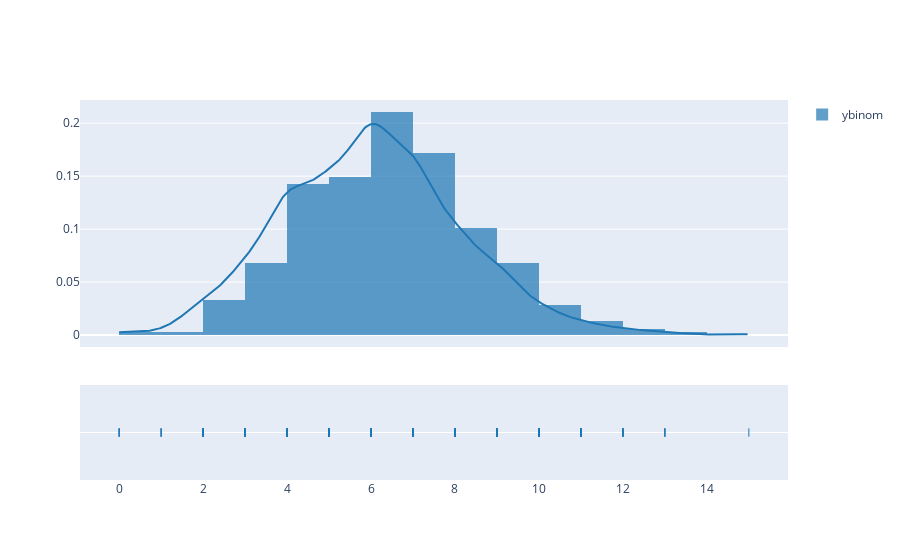

Notebook code cell kept with this figure:
### Markdown cell above
Could not do part a because it looks like there's no clear diagnostic distribution plot library in python, maybe I'll revisit this question at a later time.

### Code cell
# Kernel density plot
labels = ['ybinom']
data = [obs]
kde = ff.create_distplot(data, labels)
kde.show()

### Figure 1 — Plotly figure (JSON) as saved in the notebook; plotly's stock layout.template omitted (floating-point values rounded to 4 significant figures; data arrays with more than 128 entries replaced by an {"elided": "..."} marker saying what was removed)
{"data": [{"autobinx": false, "histnorm": "probability density", "legendgroup": "ybinom", "marker": {"color": "rgb(31, 119, 180)"}, "name": "ybinom", "opacity": 0.7, "type": "histogram", "x": {"elided": "1000 int values"}, "xaxis": "x", "xbins": {"end": 15, "size": 1, "start": 0}, "yaxis": "y"}, {"legendgroup": "ybinom", "marker": {"color": "rgb(31, 119, 180)"}, "mode": "lines", "name": "ybinom", "showlegend": false, "type": "scatter", "x": {"elided": "500 float values"}, "xaxis": "x", "y": {"elided": "500 float values"}, "yaxis": "y"}, {"legendgroup": "ybinom", "marker": {"color": "rgb(31, 119, 180)", "symbol": "line-ns-open"}, "mode": "markers", "name": "ybinom", "showlegend": false, "type": "scatter", "x": {"elided": "1000 int values"}, "xaxis": "x", "y": {"elided": "1000 str values"}, "yaxis": "y2"}], "layout": {"barmode": "overlay", "hovermode": "closest", "legend": {"traceorder": "reversed"}, "xaxis": {"anchor": "y2", "domain": [0, 1], "zeroline": false}, "yaxis": {"anchor": "free", "domain": [0.35, 1], "position": 0}, "yaxis2": {"anchor": "x", "domain": [0, 0.25], "dtick": 1, "showticklabels": false}}}
